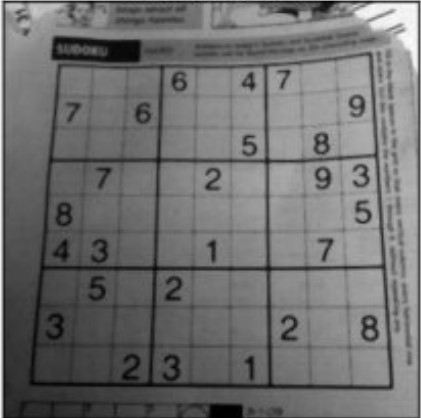
#> input picture image processing/dave.jpg, 421 x 418 px
$ python 'img ex4.py'
#> lines starting #> are read from the running program, lines starting #| are printed output that depends on the picture; after the words box and inside, x2 and y2 are one past the last pixel; in counts of white or black regions, pixels touching at a corner belong together
import cv2
import numpy as np
from matplotlib import pyplot as plt


img = cv2.imread('dave.jpg',0)
#> img is the input picture: shape (418, 421); min 0, max 253, mean 111.3


# global thresholding
ret1,th1 = cv2.threshold(img,127,255,cv2.THRESH_BINARY)
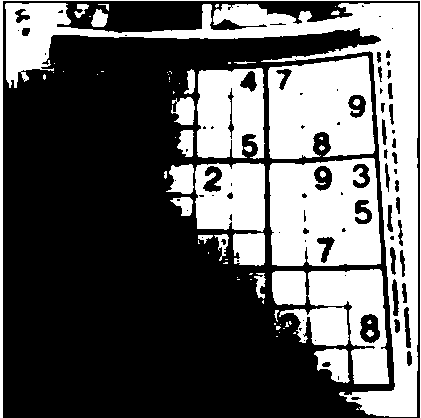
#> th1: shape (418, 421); 37.1% white; 70 white regions (39 under 20 px), largest, box (x1, y1, x2, y2) and area: (5, 3, 418, 417) 22570, (269, 158, 381, 266) 10061, (268, 56, 375, 159) 8926
# Otsu's thresholding
ret2,th2 = cv2.threshold(img,0,255,cv2.THRESH_BINARY+cv2.THRESH_OTSU)
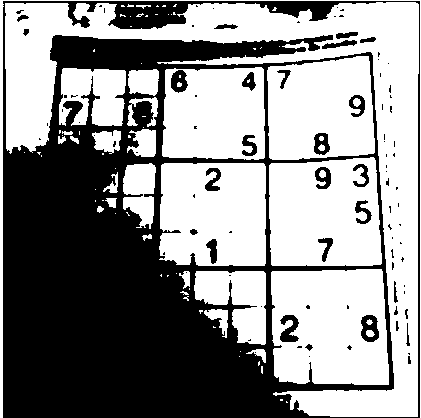
#> th2: shape (418, 421); 56% white; 93 black regions (64 under 20 px), largest, box (x1, y1, x2, y2) and area: (3, 1, 420, 418) 73602, (361, 315, 379, 342) 325, (280, 315, 299, 342) 320
#> ret2 = 107
# Otsu's thresholding after Gaussian filtering
blur = cv2.GaussianBlur(img,(5,5),0) #reduces noise and removes high-frequency details from the image
ret3,th3 = cv2.threshold(blur,0,255,cv2.THRESH_BINARY+cv2.THRESH_OTSU)
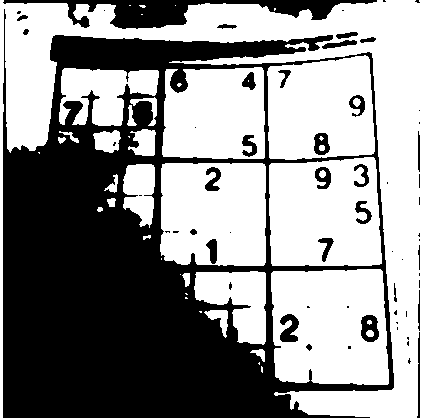
#> th3: shape (418, 421); 55.6% white; 61 black regions (33 under 20 px), largest, box (x1, y1, x2, y2) and area: (3, 9, 394, 418) 70346, (3, 0, 377, 29) 4031, (280, 314, 299, 342) 350
#> ret3 = 107


# plot all the images and their histograms
images = [img, 0, th1,img, 0, th2,blur, 0, th3]
titles = ['Original Noisy Image','Histogram','Global Thresholding (v=127)',
'Original Noisy Image','Histogram',"Otsu's Thresholding",
'Gaussian filtered Image','Histogram',"Otsu's Thresholding"]


for i in range(3):
    plt.subplot(3,3,i*3+1),plt.imshow(images[i*3],'gray')
    plt.title(titles[i*3]), plt.xticks([]), plt.yticks([])
    plt.subplot(3,3,i*3+2),plt.hist(images[i*3].ravel(),256)
    plt.title(titles[i*3+1]), plt.xticks([]), plt.yticks([])
    plt.subplot(3,3,i*3+3),plt.imshow(images[i*3+2],'gray')
    plt.title(titles[i*3+2]), plt.xticks([]), plt.yticks([])
plt.show()
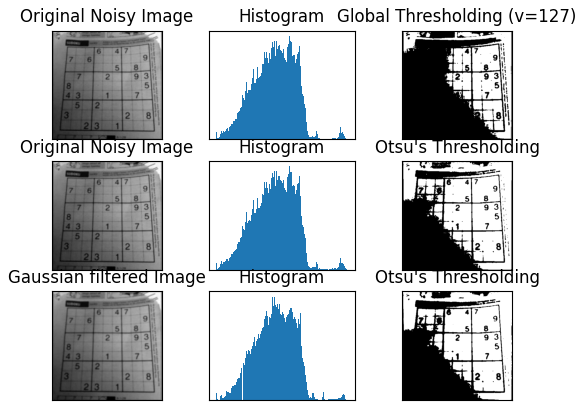
#> figure drawn by matplotlib, 9 panels

$ run again, with image processing/apple.jpg copied over image processing/dave.jpg
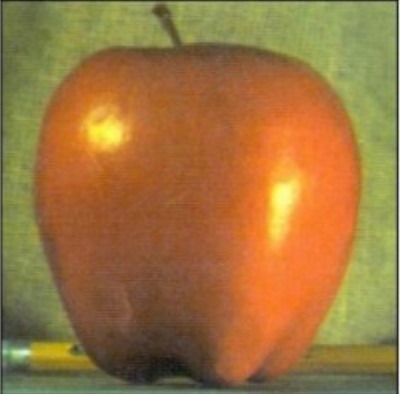
#> input picture image processing/apple.jpg, 400 x 394 px
#> `ret1,th1 = cv2.threshold(img,127,255,cv2.THRESH_BINARY)`:
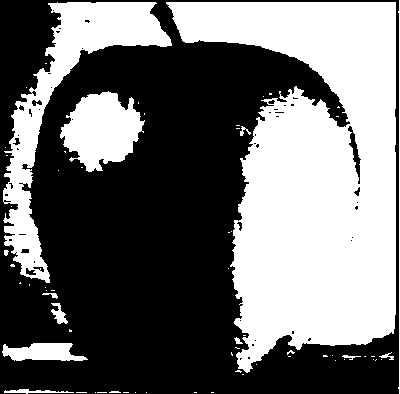
#> th1: shape (394, 400); 43.4% white; 65 white regions (51 under 20 px), largest, box (x1, y1, x2, y2) and area: (166, 2, 396, 373) 51155, (3, 2, 172, 283) 10584, (60, 91, 145, 172) 4403
#> th2: shape (394, 400); 46.8% white; 55 white regions (42 under 20 px), largest, box (x1, y1, x2, y2) and area: (165, 2, 396, 376) 53564, (3, 2, 172, 299) 11898, (56, 87, 155, 175) 5259
#> ret2 = 124
#> `ret3,th3 = cv2.threshold(blur,0,255,cv2.THRESH_BINARY+cv2.THRESH_OTSU)`:
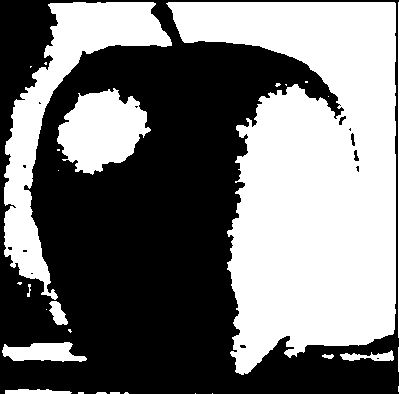
#> th3: shape (394, 400); 46.8% white; 27 white regions (15 under 20 px), largest, box (x1, y1, x2, y2) and area: (166, 2, 396, 375) 53549, (4, 2, 172, 300) 11921, (57, 88, 151, 175) 5255

$ run again, with image processing/orange.jpg copied over image processing/dave.jpg
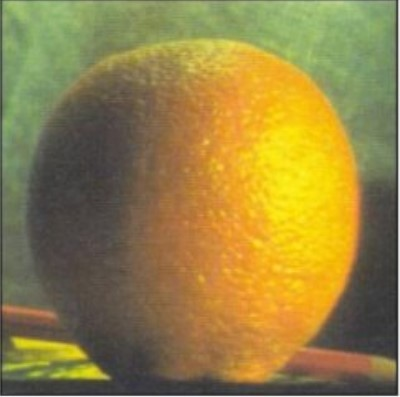
#> input picture image processing/orange.jpg, 400 x 397 px
#> `ret1,th1 = cv2.threshold(img,127,255,cv2.THRESH_BINARY)`:
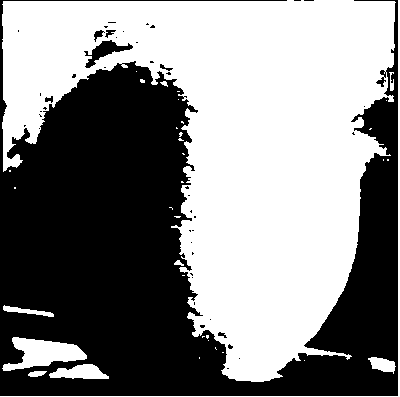
#> th1: shape (397, 400); 52.8% white; 45 black regions (38 under 20 px), largest, box (x1, y1, x2, y2) and area: (0, 0, 398, 396) 74094, (84, 40, 133, 68) 469, (94, 30, 105, 42) 59
#> th2: shape (397, 400); 54.2% white; 47 black regions (38 under 20 px), largest, box (x1, y1, x2, y2) and area: (0, 0, 398, 396) 71690, (86, 41, 132, 68) 356, (13, 0, 280, 1) 267
#> ret2 = 125
#> `ret3,th3 = cv2.threshold(blur,0,255,cv2.THRESH_BINARY+cv2.THRESH_OTSU)`:
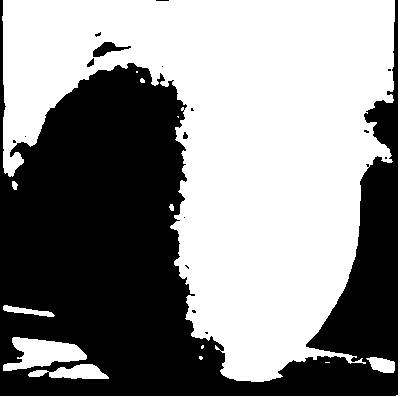
#> th3: shape (397, 400); 55.2% white; 17 black regions (13 under 20 px), largest, box (x1, y1, x2, y2) and area: (0, 0, 398, 396) 70804, (93, 42, 131, 57) 261, (87, 58, 94, 67) 36, (183, 132, 188, 139) 26
#> ret3 = 124
